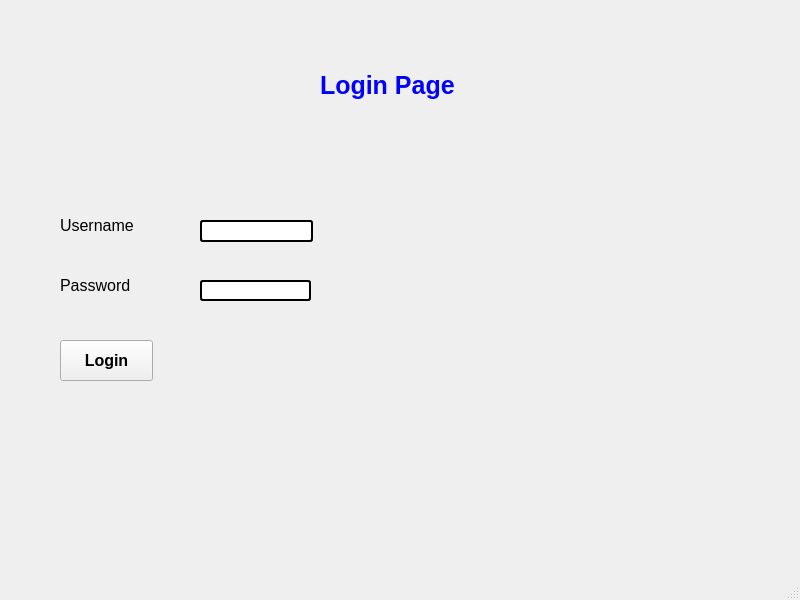
<?xml version="1.0" encoding="UTF-8"?>
<ui version="4.0">
 <class>MainWindow</class>
 <widget class="QMainWindow" name="MainWindow">
  <property name="geometry">
   <rect>
    <x>0</x>
    <y>0</y>
    <width>800</width>
    <height>600</height>
   </rect>
  </property>
  <property name="minimumSize">
   <size>
    <width>800</width>
    <height>600</height>
   </size>
  </property>
  <property name="maximumSize">
   <size>
    <width>800</width>
    <height>600</height>
   </size>
  </property>
  <property name="font">
   <font>
    <pointsize>12</pointsize>
    <weight>75</weight>
    <bold>true</bold>
   </font>
  </property>
  <property name="windowTitle">
   <string>MainWindow</string>
  </property>
  <widget class="QWidget" name="centralwidget">
   <widget class="QStackedWidget" name="stackedWidget">
    <property name="geometry">
     <rect>
      <x>-10</x>
      <y>10</y>
      <width>800</width>
      <height>600</height>
     </rect>
    </property>
    <property name="minimumSize">
     <size>
      <width>800</width>
      <height>600</height>
     </size>
    </property>
    <property name="maximumSize">
     <size>
      <width>800</width>
      <height>600</height>
     </size>
    </property>
    <property name="font">
     <font>
      <pointsize>12</pointsize>
      <weight>75</weight>
      <bold>true</bold>
     </font>
    </property>
    <property name="autoFillBackground">
     <bool>true</bool>
    </property>
    <property name="currentIndex">
     <number>0</number>
    </property>
    <widget class="QWidget" name="page">
     <widget class="QLabel" name="username_label">
      <property name="geometry">
       <rect>
        <x>70</x>
        <y>180</y>
        <width>171</width>
        <height>71</height>
       </rect>
      </property>
      <property name="font">
       <font>
        <pointsize>12</pointsize>
        <weight>50</weight>
        <bold>false</bold>
       </font>
      </property>
      <property name="text">
       <string>Username</string>
      </property>
     </widget>
     <widget class="QLabel" name="password_label">
      <property name="geometry">
       <rect>
        <x>70</x>
        <y>260</y>
        <width>111</width>
        <height>31</height>
       </rect>
      </property>
      <property name="font">
       <font>
        <pointsize>12</pointsize>
        <weight>50</weight>
        <bold>false</bold>
       </font>
      </property>
      <property name="text">
       <string>Password</string>
      </property>
     </widget>
     <widget class="QLineEdit" name="username_inpt">
      <property name="geometry">
       <rect>
        <x>210</x>
        <y>210</y>
        <width>113</width>
        <height>22</height>
       </rect>
      </property>
      <property name="styleSheet">
       <string notr="true">border: 2px solid black;;border-radius: 3px</string>
      </property>
     </widget>
     <widget class="QLineEdit" name="pass_inpt">
      <property name="geometry">
       <rect>
        <x>210</x>
        <y>270</y>
        <width>111</width>
        <height>21</height>
       </rect>
      </property>
      <property name="styleSheet">
       <string notr="true">border: 2px solid black;;border-radius: 3px</string>
      </property>
     </widget>
     <widget class="QPushButton" name="login_btn">
      <property name="geometry">
       <rect>
        <x>70</x>
        <y>330</y>
        <width>93</width>
        <height>41</height>
       </rect>
      </property>
      <property name="text">
       <string>Login</string>
      </property>
     </widget>
     <widget class="QLabel" name="not_authorized">
      <property name="geometry">
       <rect>
        <x>70</x>
        <y>130</y>
        <width>231</width>
        <height>41</height>
       </rect>
      </property>
      <property name="font">
       <font>
        <pointsize>12</pointsize>
        <weight>75</weight>
        <bold>true</bold>
       </font>
      </property>
      <property name="styleSheet">
       <string notr="true">color:red</string>
      </property>
      <property name="text">
       <string/>
      </property>
     </widget>
     <widget class="QLabel" name="label">
      <property name="geometry">
       <rect>
        <x>330</x>
        <y>30</y>
        <width>201</width>
        <height>91</height>
       </rect>
      </property>
      <property name="font">
       <font>
        <pointsize>19</pointsize>
        <weight>75</weight>
        <italic>false</italic>
        <bold>true</bold>
        <underline>false</underline>
        <strikeout>false</strikeout>
        <kerning>true</kerning>
       </font>
      </property>
      <property name="autoFillBackground">
       <bool>false</bool>
      </property>
      <property name="styleSheet">
       <string notr="true">color:blue</string>
      </property>
      <property name="text">
       <string>Login Page</string>
      </property>
     </widget>
    </widget>
    <widget class="QWidget" name="page_2">
     <widget class="QLabel" name="from_label">
      <property name="geometry">
       <rect>
        <x>260</x>
        <y>230</y>
        <width>55</width>
        <height>16</height>
       </rect>
      </property>
      <property name="text">
       <string>From</string>
      </property>
     </widget>
     <widget class="QLabel" name="to_label">
      <property name="geometry">
       <rect>
        <x>260</x>
        <y>280</y>
        <width>55</width>
        <height>16</height>
       </rect>
      </property>
      <property name="text">
       <string>To</string>
      </property>
     </widget>
     <widget class="QComboBox" name="from_combo">
      <property name="geometry">
       <rect>
        <x>360</x>
        <y>230</y>
        <width>73</width>
        <height>22</height>
       </rect>
      </property>
      <property name="font">
       <font>
        <pointsize>10</pointsize>
        <weight>50</weight>
        <bold>false</bold>
       </font>
      </property>
      <item>
       <property name="text">
        <string>USD</string>
       </property>
      </item>
      <item>
       <property name="text">
        <string>GEL</string>
       </property>
      </item>
      <item>
       <property name="text">
        <string>EUR</string>
       </property>
      </item>
     </widget>
     <widget class="QComboBox" name="to_combo">
      <property name="geometry">
       <rect>
        <x>360</x>
        <y>280</y>
        <width>73</width>
        <height>22</height>
       </rect>
      </property>
      <property name="font">
       <font>
        <pointsize>10</pointsize>
        <weight>50</weight>
        <bold>false</bold>
       </font>
      </property>
      <item>
       <property name="text">
        <string>GEL</string>
       </property>
      </item>
      <item>
       <property name="text">
        <string>EUR</string>
       </property>
      </item>
      <item>
       <property name="text">
        <string>USD</string>
       </property>
      </item>
     </widget>
     <widget class="QLineEdit" name="money_inpt">
      <property name="geometry">
       <rect>
        <x>480</x>
        <y>230</y>
        <width>121</width>
        <height>21</height>
       </rect>
      </property>
      <property name="styleSheet">
       <string notr="true">border: 2px solid black;;border-radius: 3px</string>
      </property>
     </widget>
     <widget class="QPushButton" name="convert_btn">
      <property name="geometry">
       <rect>
        <x>470</x>
        <y>350</y>
        <width>93</width>
        <height>28</height>
       </rect>
      </property>
      <property name="text">
       <string>Convert</string>
      </property>
     </widget>
     <widget class="QPushButton" name="reset_btn">
      <property name="geometry">
       <rect>
        <x>590</x>
        <y>350</y>
        <width>93</width>
        <height>28</height>
       </rect>
      </property>
      <property name="text">
       <string>Reset</string>
      </property>
     </widget>
     <widget class="QLabel" name="converted_money">
      <property name="geometry">
       <rect>
        <x>480</x>
        <y>270</y>
        <width>311</width>
        <height>51</height>
       </rect>
      </property>
      <property name="font">
       <font>
        <pointsize>10</pointsize>
        <weight>50</weight>
        <bold>false</bold>
       </font>
      </property>
      <property name="styleSheet">
       <string notr="true">color:green</string>
      </property>
      <property name="text">
       <string/>
      </property>
     </widget>
     <widget class="QPushButton" name="logout_btn">
      <property name="geometry">
       <rect>
        <x>70</x>
        <y>450</y>
        <width>93</width>
        <height>41</height>
       </rect>
      </property>
      <property name="text">
       <string>Logout</string>
      </property>
     </widget>
     <widget class="QLabel" name="title_exchangeapp">
      <property name="geometry">
       <rect>
        <x>270</x>
        <y>80</y>
        <width>271</width>
        <height>51</height>
       </rect>
      </property>
      <property name="font">
       <font>
        <pointsize>16</pointsize>
        <weight>75</weight>
        <bold>true</bold>
       </font>
      </property>
      <property name="styleSheet">
       <string notr="true">color:#00008B</string>
      </property>
      <property name="text">
       <string>Currency Converter</string>
      </property>
     </widget>
     <widget class="QLabel" name="label_2">
      <property name="geometry">
       <rect>
        <x>490</x>
        <y>180</y>
        <width>81</width>
        <height>31</height>
       </rect>
      </property>
      <property name="font">
       <font>
        <pointsize>11</pointsize>
        <weight>75</weight>
        <bold>true</bold>
       </font>
      </property>
      <property name="text">
       <string>Amount</string>
      </property>
     </widget>
    </widget>
   </widget>
  </widget>
  <widget class="QMenuBar" name="menubar">
   <property name="geometry">
    <rect>
     <x>0</x>
     <y>0</y>
     <width>800</width>
     <height>34</height>
    </rect>
   </property>
  </widget>
  <widget class="QStatusBar" name="statusbar"/>
 </widget>
 <resources/>
 <connections/>
</ui>
